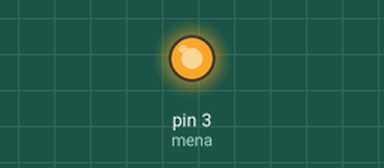
This sketch was run on a simulated Arduino Uno, built with avr-gcc and run on an emulated ATmega328P. On the bench: output pins drawn as LEDs (lit = HIGH). What the sketch prints to the serial monitor is not drawn.

Above: at 0.1 s.
Timing chart, 0 to 1.6 s (numbered marks = the images above):
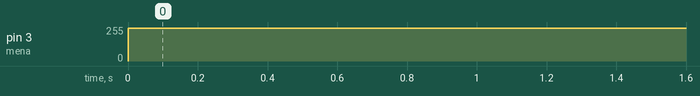

The sketch:

avanzaryparar.ino
```cpp
//girar rigth

#include <Servo.h>
int vuelta;
int nuevaVariable;
int variablenum3;
int x;
int v;
int b;
int m;
//motor
 int mena = 3;
 int pinIN1 = 6;
 int pinIN2 = 7;
 int pinIN3 = 8;
 int pinIN4 = 9;
 int variableH2;
 //servos
Servo Arthur;

void avanzar(){
   analogWrite(mena, 500);
   digitalWrite(pinIN1,HIGH);
   digitalWrite(pinIN2,HIGH);
   digitalWrite(pinIN3,HIGH);
   digitalWrite(pinIN4,HIGH);
   delay(1000);
   Serial.println("avanza");
}
 void stop(){
  digitalWrite(pinIN1,LOW);
  digitalWrite(pinIN2,LOW);
  digitalWrite(pinIN3,LOW);
  digitalWrite(pinIN4,LOW);
 }
void setup() {
  // put your setup code here, to run once:
  Serial.begin(11560);
   analogWrite(mena, OUTPUT);
   digitalWrite(pinIN1,OUTPUT);
   digitalWrite(pinIN2,OUTPUT);
   digitalWrite(pinIN3,OUTPUT);
   digitalWrite(pinIN4,OUTPUT);
   stop();

}

void loop() {
  // put your main code here, to run repeatedly:
  avanzar();
  Serial.println("avanza 1");
  delay(5000);//avanza 5s


  stop();
  Serial.println("para 2s");
  delay(2000);//para 2s

  avanzar();
  Serial.println("avanza 2");
  delay(5000); //avanza 5s

  stop();
  Serial.println("terminó");
}
```

Measured:
- by itself, pin 3 (mena): 0/255 → 244/255 at 0.00 s
